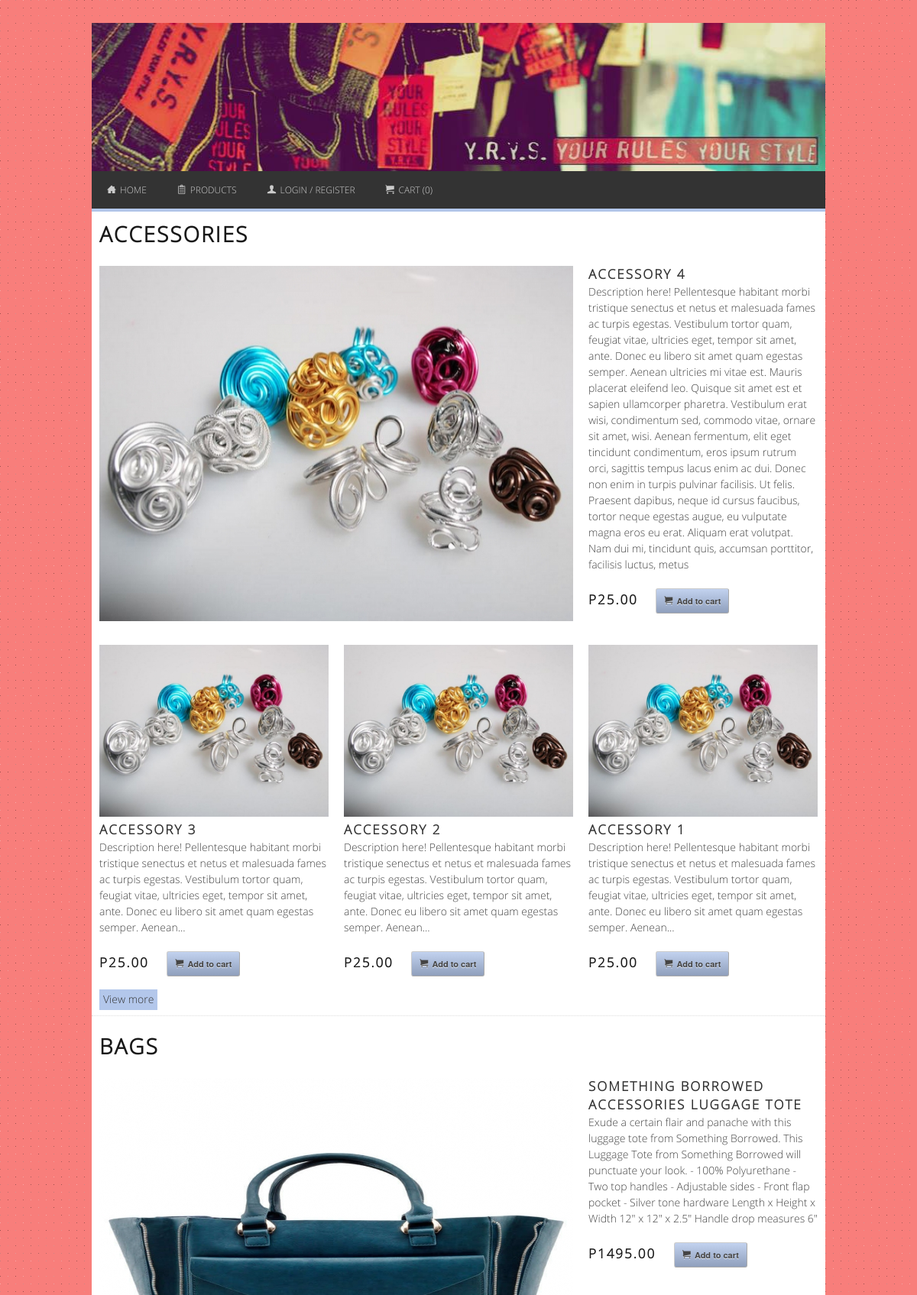
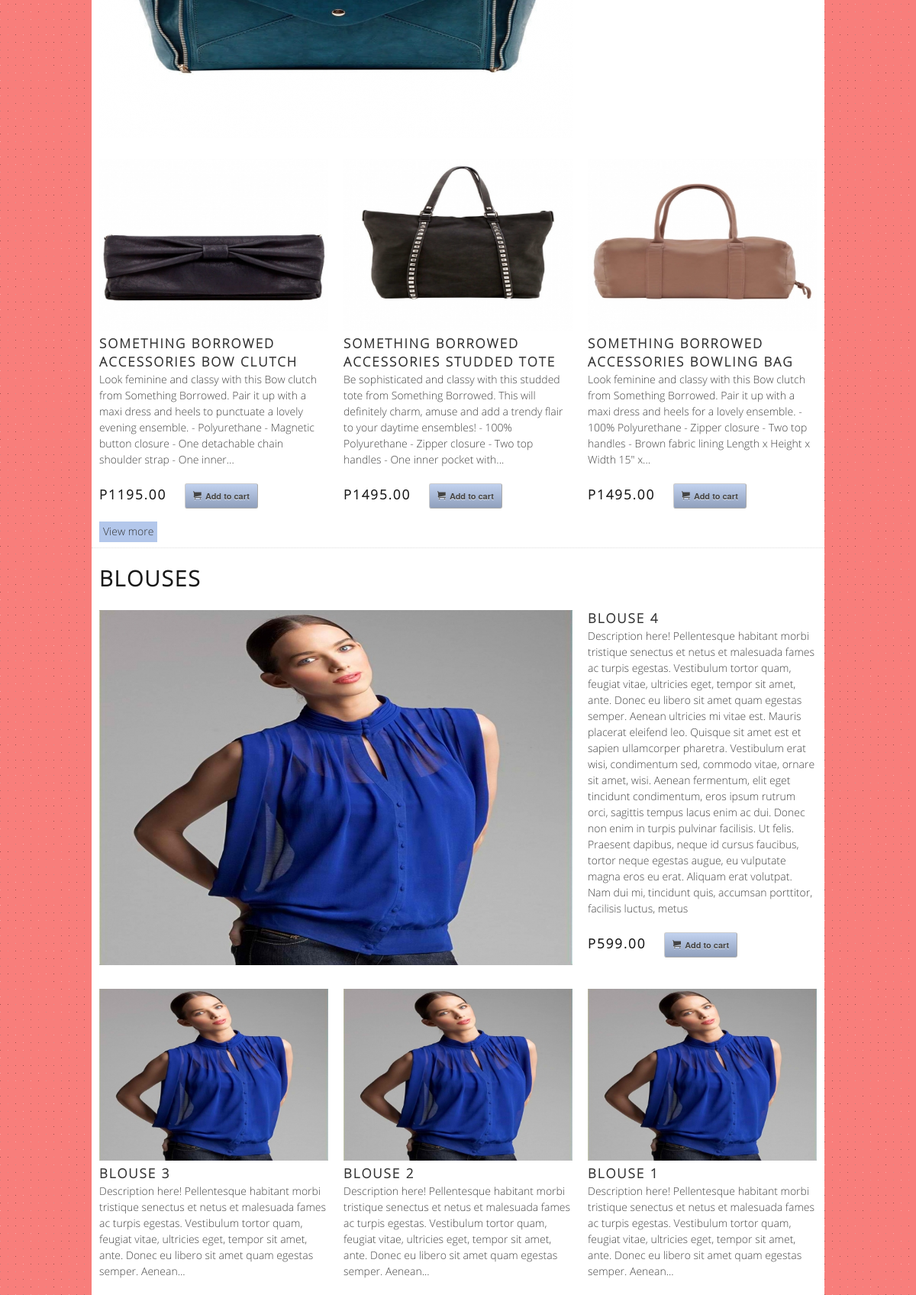
The page / (upper part) on the database its author committed (2 pictures, top to bottom).
### tables this page shows
CREATE TABLE IF NOT EXISTS `products` (
  `id` int(11) NOT NULL AUTO_INCREMENT,
  `name` varchar(50) NOT NULL,
  `description` text NOT NULL,
  `category` varchar(50) NOT NULL,
  `price` int(15) NOT NULL,
  `date` int(15) NOT NULL,
  `thumb` varchar(200) NOT NULL,
  `image` varchar(200) NOT NULL,
  `stocks` int(5) NOT NULL DEFAULT '999',
  PRIMARY KEY (`id`)
);

### display_items.php (the view)
<?php
	echo '<div class="container">';
	echo '	<div class="two-thirds column">';
	echo '		<img src="/yrys/' . $fetch['image'] . '" class="scale-with-grid" onclick="lightbox(' .  $fetch['id'] . ')">';
	echo '	</div>';
	echo '	<div class="one-third column">';
	echo '		<h5><a onclick="lightbox(' .  $fetch['id'] . ')">' .  $fetch['name'] . '</a></h5>';
	echo '		<p>' .  $fetch['description'] . '</p>';
	echo '		<div class="product-footer">';
	echo '			<h5>P' . $fetch['price'] . '.00</h5>';
			if (!loggedin()) {
				echo " <a href=\"login.php?error=1\"><button><span class=\"glyph\">&#x003c;</span>Add to cart</button></a>";
			} else {
				echo " <a href=\"$_SERVER[PHP_SELF]?action=add&id=$fetch[id]\"><button><span class=\"glyph\">&#x003c;</span>Add to cart</button></a>";
			}
	echo '		</div>';
	echo '	</div>';
	echo '</div>';
	echo '<br />';
	$select = mysql_query("SELECT * FROM products WHERE category='$category' ORDER BY id desc LIMIT 1, 3") or die(mysql_error());
	while($fetch = mysql_fetch_array($select))
	{
		echo '<div class="one-third column">';
		echo '	<img src="/yrys/' . $fetch['thumb'] . '" class="scale-with-grid" onclick="lightbox(' .  $fetch['id'] . ')">';
		echo '	<h5><a onclick="lightbox(' .  $fetch['id'] . ')">' . $fetch['name'] . '</a></h5>';
		if(strlen($fetch['description']) > 250)
		{
			$stringcut = substr($fetch['description'], 0, 250);
			$desc = substr($stringcut, 0, strrpos($stringcut, ' ')).'...';
		}
		echo '	<p>' . $desc . '</p>';
		echo '		<div class="product-footer">';
		echo '			<h5>P' . $fetch['price'] . '.00</h5>';
		if (!loggedin()) {
				echo " <a href=\"login.php?error=1\"><button><span class=\"glyph\">&#x003c;</span>Add to cart</button></a>";
			} else {
				echo " <a href=\"$_SERVER[PHP_SELF]?action=add&id=$fetch[id]\"><button><span class=\"glyph\">&#x003c;</span>Add to cart</button></a>";
			}
		echo '		</div>';
		echo '</div>';
	}
	echo '<a class="view-more" href="">View more</a>';
	echo '<hr>';
?>

### index.php (shortened to what this page needs)
<!DOCTYPE html>
<html lang="en">
<head>
	<link rel="stylesheet" href="stylesheets/base.css">
	<link rel="stylesheet" href="stylesheets/skeleton.css">
	<link rel="stylesheet" href="stylesheets/layout.css">
    <link rel="stylesheet" href="stylesheets/lightbox.css">
    <link rel="stylesheet" href="stylesheets/go-top.css">
</head>
<body>
	<div class="container">
		<div id="header"></div>
		<?php include 'menu.php' ?>
			<?php
				if(mysql_num_rows(mysql_query("SELECT * FROM products WHERE category='accessories'")) >= 1)
				{
					$select = mysql_query("SELECT * FROM products WHERE category='accessories' ORDER BY id desc LIMIT 0, 1") or die(mysql_error());
					$fetch = mysql_fetch_array($select);
					$category = 'accessories';
					echo '<h3 id="1">accessories</h3>';
					include 'display_items.php';
				}
				if(mysql_num_rows(mysql_query("SELECT * FROM products WHERE category='bags'")) >= 1)
				{
					$select = mysql_query("SELECT * FROM products WHERE category='bags' ORDER BY id desc LIMIT 0, 1") or die(mysql_error());
					$fetch = mysql_fetch_array($select);
					$category = 'bags';
					echo '<h3 id="2">bags</h3>';
					include 'display_items.php';
				}
				if(mysql_num_rows(mysql_query("SELECT * FROM products WHERE category='blouses'")) >= 1)
				{
					$select = mysql_query("SELECT * FROM products WHERE category='blouses' ORDER BY id desc LIMIT 0, 1") or die(mysql_error());
					$fetch = mysql_fetch_array($select);
					$category = 'blouses';
					echo '<h3 id="3">blouses</h3>';
					include 'display_items.php';
				}
				if(mysql_num_rows(mysql_query("SELECT * FROM products WHERE category='dress'")) >= 1)
				{
					$category = 'dress';
					include 'display_items.php';
				}
				if(mysql_num_rows(mysql_query("SELECT * FROM products WHERE category='jackets'")) >= 1)
				{
					$category = 'jackets';
					include 'display_items.php';
				}
				if(mysql_num_rows(mysql_query("SELECT * FROM products WHERE category='pants'")) >= 1)
				{
					$category = 'pants';
					include 'display_items.php';
				}
				if(mysql_num_rows(mysql_query("SELECT * FROM products WHERE category='skirts'")) >= 1)
				{
					$category = 'skirts';
					include 'display_items.php';
				}
				if(mysql_num_rows(mysql_query("SELECT * FROM products WHERE category='underwears'")) >= 1)
				{
					$category = 'underwears';
					include 'display_items.php';
				}
			?>
	</div>
</body>
</html>

### menu.php
<?php
echo '<div id="cssmenu" class="add-bottom">
		  <ul>
		     <li><a href="/"><span class="glyph">&#x0021;</span>Home</a></li>
		     <li class="has-sub"><a><span class="glyph">&#xe015;</span>Products</a>
		        <ul>
		           <li><a href="#1">Accessories</a></li>
		           <li><a href="#2">Bags</a></li>
		           <li><a href="#3">Blouse</a></li>
		           <li><a href="#4">Dress</a></li>
		           <li><a href="#5">Jackets</a></li>
		           <li><a href="#6">Pants</a></li>
		           <li><a href="#7">Skirts</a></li>
		           <li><a href="#8">Underwear</a></li>
		        </ul>
		     </li>';
		     	if (loggedin()) {
		     		echo '<li class="has-sub"><a><span class="glyph">&#xe15f;</span>'.$_SESSION['username'].'</a>';
		     		echo '<ul><li><a href="logout.php">Logout</a></li></ul></li>';
		     	} else {
		     		echo '<li><a href="login.php"><span class="glyph">&#xe15f;</span>Login / Register</a></li>';
		     	}
		    include 'cart.php';
echo '		  </ul>
		</div>';
?>

### cart.php (shortened to what this page needs)
<?php
if (isset($_SESSION['cart'])) {
 	if($_SESSION['cart']) {
 	$cart = 0;
 	foreach ($_SESSION['cart'] as $product_id => $quantity) {
 		$cart = $cart + $quantity;
 	}
	echo '<li class="has-sub"><a><span class="glyph">&#x003c;</span>Cart ( '.$cart.' )</a>';
    echo '<ul>';
    $total = 0;
    foreach($_SESSION['cart'] as $product_id => $quantity) {
        $sql = sprintf("SELECT name, description, price FROM products WHERE id = %d;",
$product_id);
        $result = mysql_query($sql);
        if(mysql_num_rows($result) > 0) {
            list($name, $description, $price) = mysql_fetch_row($result);
            $line_cost = $price * $quantity;
            $total = $total + $line_cost;
      		echo "<li><a>$name x $quantity = P$line_cost <a href=\"$_SERVER[PHP_SELF]?action=remove&id=$product_id\" style=\"display:inline;background:none;margin:0;padding:0;\">Remove</a></a></li>";
      		$cart = $cart + $quantity;
        }
    }
    echo "<li><a>Total: $total</a></li>";
	echo "<li><a href=\"checkout.php\">Checkout</a></li>";
    echo "<li><a href=\"$_SERVER[PHP_SELF]?action=empty\" onclick=\"return confirm('Are you sure?');\">Empty Cart</a></li>";
    echo "</ul></li>";
} else{
    echo '<li class="has-sub"><a><span class="glyph">&#x003c;</span>Cart (0)</a>';
    echo '<ul>';
    echo '	<li><a>No items in cart.</a></li>';
    echo '</ul>';
    echo "</li>";
}
 } else{
    echo '<li class="has-sub"><a><span class="glyph">&#x003c;</span>Cart (0)</a>';
    echo "</li>";
}
?>

### stylesheets/base.css (style rules this page uses)
html, body, div, span, applet, object, iframe, h1, h2, h3, h4, h5, h6, p, blockquote, pre, a, abbr, acronym, address, big, cite, code, del, dfn, em, img, ins, kbd, q, s, samp, small, strike, strong, sub, sup, tt, var, b, u, i, center, dl, dt, dd, ol, ul, li, fieldset, form, label, legend, table, caption, tbody, tfoot, thead, tr, th, td, article, aside, canvas, details, embed, figure, figcaption, footer, header, hgroup, menu, nav, output, ruby, section, summary, time, mark, audio, video { margin: 0; padding: 0; border: 0; font-size: 100%; font: inherit; vertical-align: baseline; }
body { line-height: 1; }
ol, ul { list-style: none; }
body { font: 14px/21px "Open Sans", "HelveticaNeue", "Helvetica Neue", Helvetica, Arial, sans-serif; color: #444; -webkit-font-smoothing: antialiased; -webkit-text-size-adjust: 100%; }
h1, h2, h3, h4, h5, h6 { color: #181818; font-family: "Open Sans", "HelveticaNeue", "Helvetica Neue", Helvetica, Arial, sans-serif; font-weight: bold; text-transform: uppercase; letter-spacing: 2px; }
h1 a, h2 a, h3 a, h4 a, h5 a, h6 a { font-weight: inherit; }
h3 { font-size: 28px; margin-left: 10px; margin-top: 10px; }
h5 { font-size: 17px; line-height: 24px; }
h5 a { text-decoration: none; }
p { margin: 0 0 20px 0; }
hr { border: dotted #ddd; border-width: 1px 0 0; clear: both; margin: 10px 0 30px; height: 0; }
a, a:visited { color: #333; text-decoration: underline; outline: 0; }
ul, ol { margin-bottom: 20px; }
ul { list-style: none outside; }
li { line-height: 18px; margin-bottom: 12px; }
img.scale-with-grid { max-width: 100%; height: auto; }
.button, button, input[type="submit"], input[type="reset"], input[type="button"] { background: #b3c7eb; background: #b3c7eb -moz-linear-gradient(top, rgba(255,255,255,.2) 0%, rgba(0,0,0,.2) 100%); background: #b3c7eb -webkit-gradient(linear, left top, left bottom, color-stop(0%,rgba(255,255,255,.2)), color-stop(100%,rgba(0,0,0,.2))); background: #b3c7eb -webkit-linear-gradient(top, rgba(255,255,255,.2) 0%,rgba(0,0,0,.2) 100%); background: #b3c7eb -o-linear-gradient(top, rgba(255,255,255,.2) 0%,rgba(0,0,0,.2) 100%); background: #b3c7eb -ms-linear-gradient(top, rgba(255,255,255,.2) 0%,rgba(0,0,0,.2) 100%); background: #b3c7eb linear-gradient(top, rgba(255,255,255,.2) 0%,rgba(0,0,0,.2) 100%); border: 1px solid #aaa; border-top: 1px solid #ccc; border-left: 1px solid #ccc; -moz-border-radius: 3px; -webkit-border-radius: 3px; border-radius: 3px; color: #444; display: inline-block; font-size: 11px; font-weight: bold; text-decoration: none; text-shadow: 0 1px rgba(255, 255, 255, .75); cursor: pointer; margin-bottom: 20px; line-height: normal; padding: 8px 10px; font-family: "HelveticaNeue", "Helvetica Neue", Helvetica, Arial, sans-serif; }
.add-bottom { margin-bottom: 20px !important; }

### stylesheets/skeleton.css (style rules this page uses)
.container { position: relative; width: 960px; margin: 0 auto; padding: 0; }
.container .column, .container .columns { float: left; display: inline; margin-left: 10px; margin-right: 10px; }
.container .one-third.column { width: 300px; }
.container .two-thirds.column { width: 620px; }
.container:after { content: "\0020"; display: block; height: 0; clear: both; visibility: hidden; }

### stylesheets/layout.css (style rules this page uses)
html { background: url('../images/bg.png'); }
.container { background: #fff; margin-top: 30px; }
#header { height: 194px; background: url("../images/header.jpg") no-repeat; background-position: center; background-size: 100% 100%; }
.glyph { font-family: 'IcoMoon'; margin-right: 5px; }
#cssmenu { padding: 0; margin: 0; border: 0; }
#cssmenu ul, #cssmenu li { list-style: none; margin: 0; padding: 0; }
#cssmenu ul { position: relative; z-index: 597; }
#cssmenu ul li { float: left; min-height: 1px; vertical-align: middle; }
#cssmenu a { display: block; line-height: 1em; text-decoration: none; }
#cssmenu { background: #333; border-bottom: 4px solid #b3c7eb; font-size: 12px; }
#cssmenu > ul { *display: inline-block; }
#cssmenu:after, #cssmenu ul:after { content: ''; display: block; clear: both; }
#cssmenu a { background: #333; color: #CBCBCB; padding: 0 20px; }
#cssmenu ul { text-transform: uppercase; }
#cssmenu > ul > li > a { line-height: 48px; }
.product-footer h5 { display: inline-block; margin-right: 20px; }
a.view-more { text-decoration: none; margin-left: 10px; background:#b3c7eb; padding: 5px; }

### rows shown on the page
products: image (picture), name "ACCESSORY 4", description "Description here! Pellentesque habitant morbi tristique senectus et netus et malesuada fames ac turpis egestas. Vestibulum tortor quam, feugiat vitae, ultricies eget, tempor sit amet, ante. Donec eu libero sit amet quam egestas semper. Aenean ultricies mi vitae est. Mauris placerat eleifend leo. Quisque sit amet est et sapien ullamcorper pharetra. Vestibulum erat wisi, condimentum sed, commodo vitae, ornare sit amet, wisi. Aenean fermentum, elit eget tincidunt condimentum, eros ipsum rutrum orci, sagittis tempus lacus enim ac dui. Donec non enim in turpis pulvinar facilisis. Ut felis. Praesent dapibus, neque id cursus faucibus, tortor neque egestas augue, eu vulputate magna eros eu erat.…", price "25"
products: thumb (picture), name "ACCESSORY 3", description "Description here! Pellentesque habitant morbi tristique senectus et netus et malesuada fames ac turpis egestas. Vestibulum tortor quam, feugiat vitae, ultricies eget, tempor sit amet, ante. Donec eu libero sit amet quam egestas semper. Aenean...", price "25", shows "Add to cart"
products: thumb (picture), name "ACCESSORY 2", description "Description here! Pellentesque habitant morbi tristique senectus et netus et malesuada fames ac turpis egestas. Vestibulum tortor quam, feugiat vitae, ultricies eget, tempor sit amet, ante. Donec eu libero sit amet quam egestas semper. Aenean...", price "25", shows "Add to cart"
products: thumb (picture), name "ACCESSORY 1", description "Description here! Pellentesque habitant morbi tristique senectus et netus et malesuada fames ac turpis egestas. Vestibulum tortor quam, feugiat vitae, ultricies eget, tempor sit amet, ante. Donec eu libero sit amet quam egestas semper. Aenean...", price "25", shows "Add to cart"
products: image (picture), name "SOMETHING BORROWED ACCESSORIES LUGGAGE TOTE", description "Exude a certain flair and panache with this luggage tote from Something Borrowed. This Luggage Tote from Something Borrowed will punctuate your look. - 100% Polyurethane - Two top handles - Adjustable sides - Front flap pocket - Silver tone hardware Length x Height x Width 12\" x 12\" x 2.5\" Handle drop measures 6\"", price "1495"
products: thumb (picture), name "SOMETHING BORROWED ACCESSORIES BOW CLUTCH", description "Look feminine and classy with this Bow clutch from Something Borrowed. Pair it up with a maxi dress and heels to punctuate a lovely evening ensemble. - Polyurethane - Magnetic button closure - One detachable chain shoulder strap - One inner...", price "1195", shows "Add to cart"
products: thumb (picture), name "SOMETHING BORROWED ACCESSORIES STUDDED TOTE", description "Be sophisticated and classy with this studded tote from Something Borrowed. This will definitely charm, amuse and add a trendy flair to your daytime ensembles! - 100% Polyurethane - Zipper closure - Two top handles - One inner pocket with...", price "1495", shows "Add to cart"
products: thumb (picture), name "SOMETHING BORROWED ACCESSORIES BOWLING BAG", description "Look feminine and classy with this Bow clutch from Something Borrowed. Pair it up with a maxi dress and heels for a lovely ensemble. - 100% Polyurethane - Zipper closure - Two top handles - Brown fabric lining Length x Height x Width 15\" x...", price "1495", shows "Add to cart"
products: image (picture), name "BLOUSE 4", description "Description here! Pellentesque habitant morbi tristique senectus et netus et malesuada fames ac turpis egestas. Vestibulum tortor quam, feugiat vitae, ultricies eget, tempor sit amet, ante. Donec eu libero sit amet quam egestas semper. Aenean ultricies mi vitae est. Mauris placerat eleifend leo. Quisque sit amet est et sapien ullamcorper pharetra. Vestibulum erat wisi, condimentum sed, commodo vitae, ornare sit amet, wisi. Aenean fermentum, elit eget tincidunt condimentum, eros ipsum rutrum orci, sagittis tempus lacus enim ac dui. Donec non enim in turpis pulvinar facilisis. Ut felis. Praesent dapibus, neque id cursus faucibus, tortor neque egestas augue, eu vulputate magna eros eu erat.…", price "599"
products: thumb (picture), name "BLOUSE 3", description "Description here! Pellentesque habitant morbi tristique senectus et netus et malesuada fames ac turpis egestas. Vestibulum tortor quam, feugiat vitae, ultricies eget, tempor sit amet, ante. Donec eu libero sit amet quam egestas semper. Aenean..."
products: thumb (picture), name "BLOUSE 2", description "Description here! Pellentesque habitant morbi tristique senectus et netus et malesuada fames ac turpis egestas. Vestibulum tortor quam, feugiat vitae, ultricies eget, tempor sit amet, ante. Donec eu libero sit amet quam egestas semper. Aenean..."
products: thumb (picture), name "BLOUSE 1", description "Description here! Pellentesque habitant morbi tristique senectus et netus et malesuada fames ac turpis egestas. Vestibulum tortor quam, feugiat vitae, ultricies eget, tempor sit amet, ante. Donec eu libero sit amet quam egestas semper. Aenean..."
